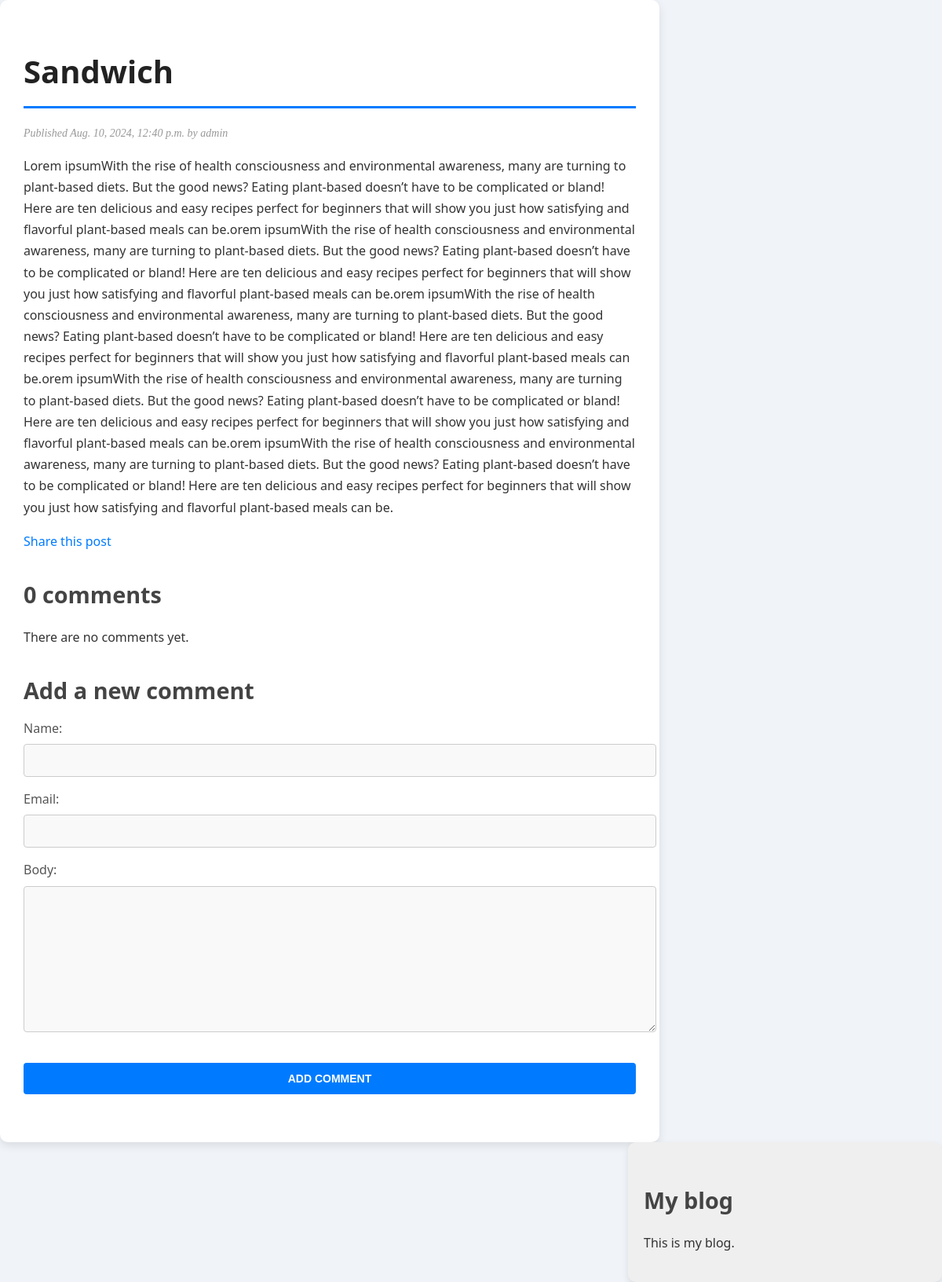
/blog/2024/8/10/Sandwich/, run on the app's committed database.
### blog/models.py (models this page shows, shortened)
class Post(models.Model):
    class Status (models.TextChoices):
        DRAFT = 'DF', 'Draft'
        PUBLISHED = 'PB', 'Published'
    title = models.CharField(max_length=255)
    slug = models.SlugField(max_length=255, unique_for_date='publish')
    author = models.ForeignKey(settings.AUTH_USER_MODEL, on_delete=models.CASCADE, related_name='blog_post')
    body = models.TextField()
    publish = models.DateTimeField(default = timezone.now)
    created = models.DateTimeField(auto_now_add=True)
    updated = models.DateTimeField(auto_now=True)
    status = models.CharField(
        max_length=2,
        choices = Status,
        default = Status.DRAFT)
    objects = models.Manager()
    published = PublishedManager()
    class Meta:
        ordering  = ['-publish']
        indexes = [
            models.Index(fields =['-publish'])
        ]

### blog/views.py (the view)
# urls.py: path('<int:year>/<int:month>/<int:day>/<slug:post>/', views.post_detail, name = 'post_detail'),
def post_detail(request, year, month, day, post):
    post = get_object_or_404(Post, slug=post, publish__year=year, publish__month=month, publish__day=day)
    comments = post.comments.filter(active = True)
    form = CommentForm()
    """emailpostform = EmailPostForm()

    if request.method == "POST":
        print(request.POST)
        emailpostform = EmailPostForm(request.POST)
        if emailpostform.is_valid():

            cd = emailpostform.cleaned_data
            print(cd)
"""
    return render(request, "blog/post/detail.html",
                  {"post": post, 'form': form, 'comments': comments},
                  )

### blog/forms.py
class CommentForm(forms.ModelForm):
    class Meta:
        model = Comment
        fields = ['name', 'email', 'body']

### blog/templates/blog/post/detail.html (shortened to what this page needs)
{% extends "blog/base.html" %}
{% block content %}
  <h1>{{ post.title }}</h1>
  <p class="date">
    Published {{ post.publish }} by {{ post.author }}
  </p>
  {{ post.body|linebreaks }}
  <p>
    <a href="{% url "blog:post_share" post.id %}">
      Share this post
    </a>
  </p>
  {% with comments.count as total_comments %}
    <h2>
      {{ total_comments }} comment{{ total_comments|pluralize }}
    </h2>
  {% endwith %}
  {% for comment in comments %}
    <div class="comment">
      <p class="info">
        Comment {{ forloop.counter }} by {{ comment.name }}
        {{ comment.created }}
      </p>
      {{ comment.body|linebreaks }}
    </div>
  {% empty %}
    <p>There are no comments yet.</p>
  {% endfor %}
  {% include "blog/post/includes/comment_form.html" %}
{% endblock %}

### blog/static/css/blog1.css (style rules this page uses)
body { margin: 0; padding: 0; font-family: 'Segoe UI', Tahoma, Geneva, Verdana, sans-serif; line-height: 1.7; background-color: #f0f4f8; color: #333; }
a { color: #007bff; text-decoration: none; transition: color 0.3s ease, text-shadow 0.2s ease; }
h1 { font-weight: 700; font-size: 2.5em; border-bottom: 3px solid #007bff; padding-bottom: 10px; margin-bottom: 20px; color: #222; }
h2 { font-weight: 600; font-size: 1.8em; margin: 30px 0 10px; color: #444; }
p.date { color: #999; font-family: Georgia, serif; font-size: 14px; font-style: italic; margin-top: 0; }
label { display: block; color: #555; margin-bottom: 6px; font-weight: 500; }
input, textarea { width: 100%; margin-bottom: 15px; background: #f9f9f9; border: 1px solid #ccc; border-radius: 4px; padding: 12px; font-size: 14px; transition: border 0.3s ease; }

### data on the page
Post: title "Sandwich", publish "Aug. 10, 2024, 12:40 p.m.", author "admin", body "Lorem ipsumWith the rise of health consciousness and environmental awareness, many are turning to plant-based diets. But the good news? Eating plant-based doesn’t have to be complicated or bland! Here are ten delicious and easy recipes perfect for beginners that will show you just how satisfying and flavorful plant-based meals can be.orem ipsumWith the rise of health consciousness and environmental awareness, many are turning to plant-based diets. But the good news? Eating plant-based doesn’t have to be complicated or bland! Here are ten delicious and easy recipes perfect for beginners that will show you just how satisfying and flavorful plant-based meals can be.orem ipsumWith the rise of…"

### other printed values
{{ total_comments }} "0"
